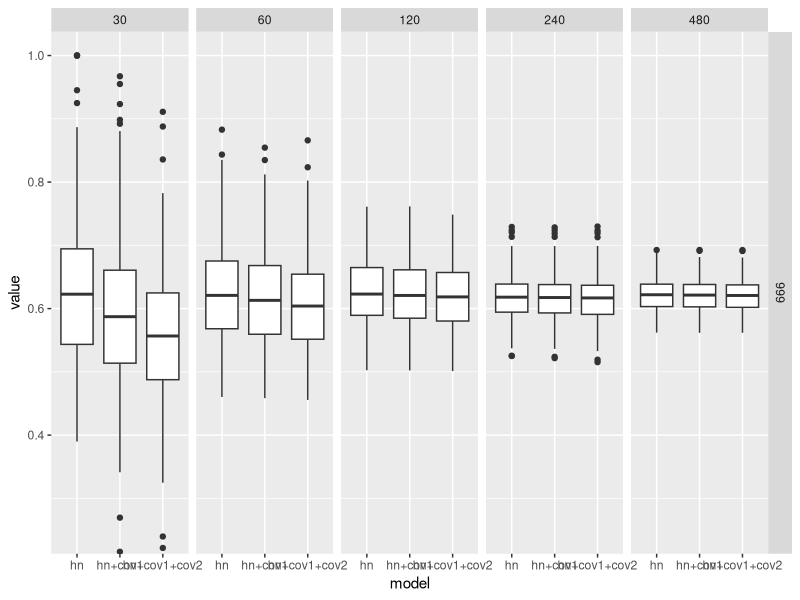
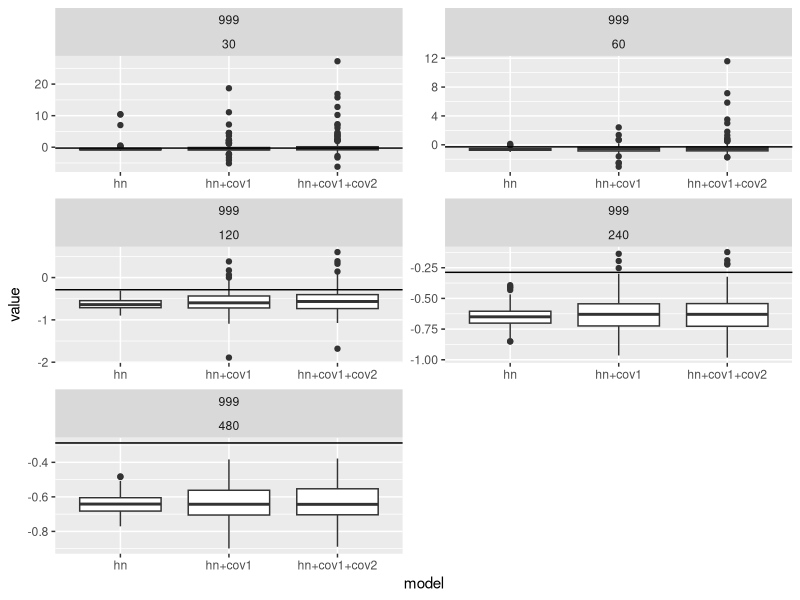
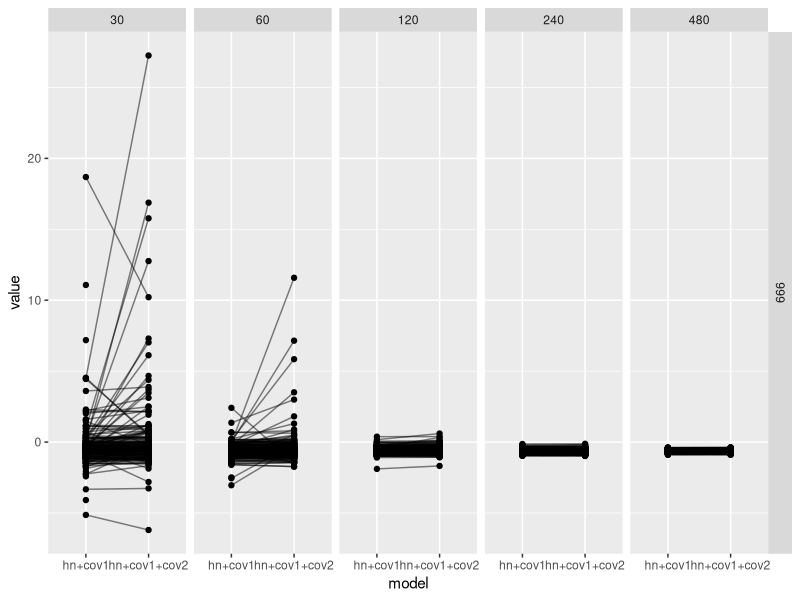
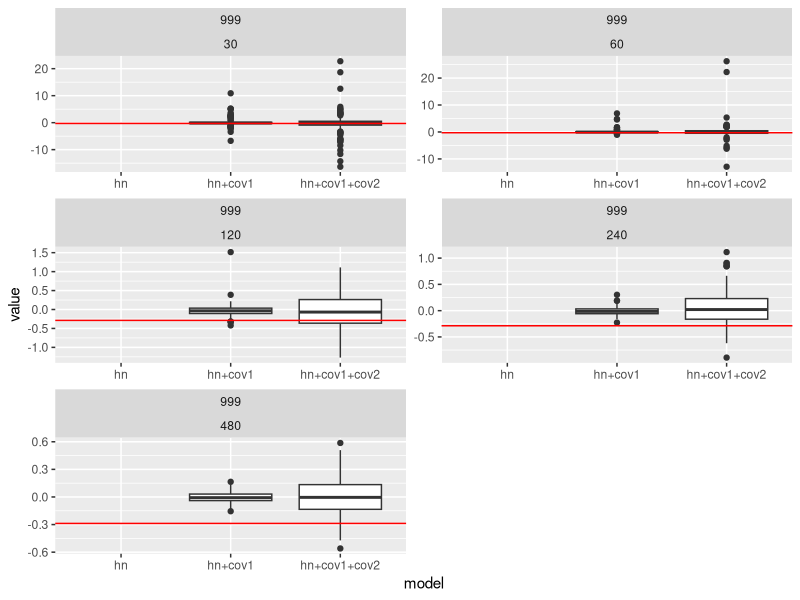
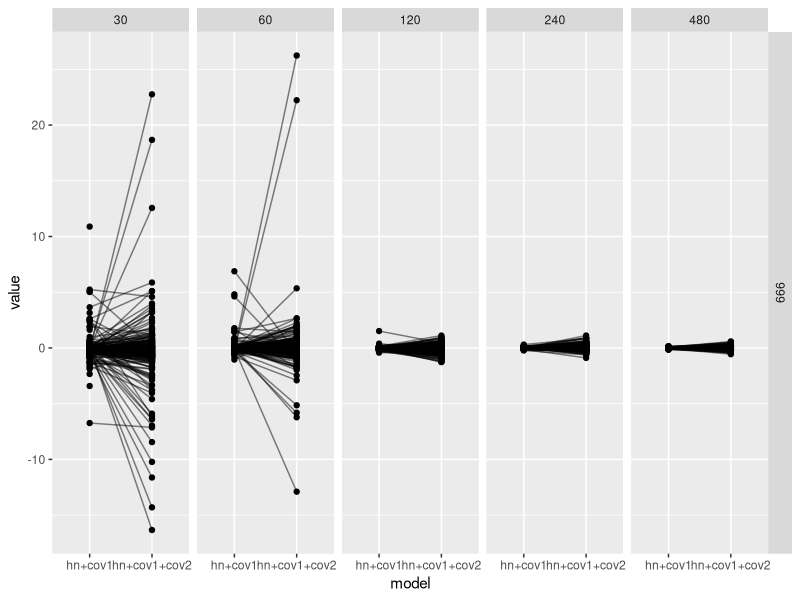

These figures' R source, in order: (Note: this script raises an error after producing the figures.)
## summarise and plot results

options(stingsAsFactors=FALSE)
library(ggplot2)
library(plyr)
big.res <- read.csv("covcor-t.csv")


## quick plot
# load data here
results <- as.data.frame(big.res)
results <- results[,-1]
names(results) <- c("sim","n","model","corr","parameter","value")

presults <- results[results$parameter=="p",]
p <- ggplot(presults)
p <- p + geom_boxplot(aes(x=model,y=value))
p <- p + facet_grid(corr~n,scales="free_y")
#p <- p + geom_hline(aes(yintercept=true.p),data=pa.lines)
#p <- p + scale_y_continuous(limits=c(0,1))
p <- p + coord_cartesian(ylim=c(0.25,1))
print(p)
dev.new()

# how do estimates of beta_0 change?
# want to compare b_0 estimates between model with cov1 and cov1+cov2

# true b0?
pars <- c(log(0.75),1.2)
# only want the b0 estimates
b0res <- results[results$parameter=="b0",]
# boxplot of b0
boxb0 <- ggplot(b0res)
boxb0 <- boxb0 + geom_boxplot(aes(x=model,y=value))
boxb0 <- boxb0 + facet_wrap(corr~n,scales="free",nrow=3)
boxb0 <- boxb0 + geom_hline(aes(yintercept=pars[1]))
print(boxb0)
dev.new()


# how do coefficient estimates change per sim between models
# only for cov1 and cov1+cov2 models
b0res <- b0res[b0res$model%in%c("hn+cov1","hn+cov1+cov2"),]
pb <- ggplot(b0res)
pb <- pb + geom_point(aes(x=model,y=value))
pb <- pb + geom_line(aes(x=model,y=value,group=sim),alpha=0.5)
pb <- pb + facet_grid(corr~n,scales="free_y")
print(pb)
dev.new()




#fdiff <- function(x) diff(x$value)
#
#b0dif <- ddply(b0res,.(sim,corr,n),fdiff)
#
## performing a sign test on these differences give non-significant result
#pd <- ggplot(b0dif)
#pd <- pd + geom_histogram(aes(V1))
#pd <- pd + facet_grid(corr~n,scales="free")
#pd <- pd + geom_vline(xintercept=0,colour="red")
#print(pd)



# only want the cov1 beta estimates
cov1res <- results[results$parameter=="cov1",]

# boxplot of b0
boxcov1 <- ggplot(cov1res)
boxcov1 <- boxcov1 + geom_boxplot(aes(x=model,y=value))
boxcov1 <- boxcov1 + facet_wrap(corr~n,scales="free",nrow=3)
boxcov1 <- boxcov1 + geom_hline(aes(yintercept=pars[1]),colour="red")
print(boxcov1)
dev.new()

# only for cov1 and cov1+cov2 models
cov1res <- cov1res[cov1res$model%in%c("hn+cov1","hn+cov1+cov2"),]

pb <- ggplot(cov1res)
pb <- pb + geom_point(aes(x=model,y=value))
pb <- pb + geom_line(aes(x=model,y=value,group=sim),alpha=0.5)
pb <- pb + facet_grid(corr~n,scales="free_y")
print(pb)
dev.new()


## performing a sign test on these differences give non-significant result
#cov1dif <- ddply(cov1res,.(sim,corr,n),fdiff)
#
#pd <- ggplot(cov1dif)
#pd <- pd + geom_histogram(aes(V1),binwidth=0.01)
#pd <- pd + facet_grid(corr~n,scales="free")
#pd <- pd + geom_vline(xintercept=0,colour="red")
#print(pd)




# which was the winner?
aicres <- results[results$parameter=="aic",]

aic.winner <- function(x) as.character(x$model[which.min(x$value)])

aicw <- ddply(aicres,.(sim,corr,n),aic.winner)

pd <- ggplot(aicw)
pd <- pd + geom_histogram(aes(V1))#,binwidth=0.01)
pd <- pd + facet_grid(corr~n,scales="free")
print(pd)
dev.new()

# how many AIC winners were better by more than 3 points than BOTH
# models -- i.e. unambiguous winner
unambig.aic.winner <- function(x){
  this.winner <- which.min(x$value)
  vals <- x$value[-this.winner]-x$value[this.winner]
  #return(all(vals > 3))
  if(any(is.na(vals))){
    return(NA)
  }else if(all(vals > 3)){
    return(as.character(x$model[which.min(x$value)]))
  }else{
    return(NA)
  }
}
unambig.aicw <- ddply(aicres,.(sim,corr,n),unambig.aic.winner)
unambig.aicw <- unambig.aicw[!is.na(unambig.aicw$V1),]

uapd <- ggplot(unambig.aicw)
uapd <- uapd + geom_histogram(aes(V1))#,binwidth=0.01)
uapd <- uapd + facet_grid(corr~n)
print(uapd)
dev.new()


# what about variance issues?
pvarresults <- results[results$parameter=="varp",]
p <- ggplot(pvarresults)
p <- p + geom_boxplot(aes(x=model,y=value))
p <- p + facet_wrap(corr~n,scales="free_y",nrow=3)
#p <- p + geom_hline(aes(yintercept=true.p),data=pa.lines)
#p <- p + coord_cartesian(ylim=c(0.25,1))
print(p)
dev.new()



